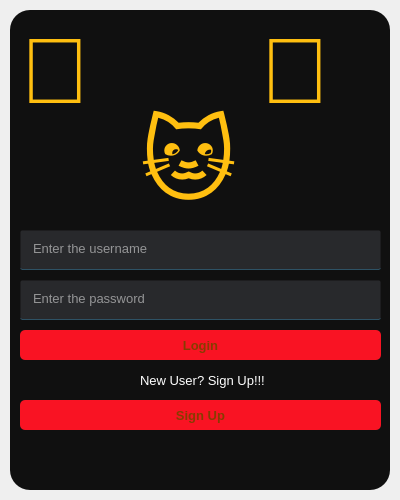
<?xml version="1.0" encoding="UTF-8"?>
<ui version="4.0">
 <class>Form</class>
 <widget class="QWidget" name="Form">
  <property name="geometry">
   <rect>
    <x>0</x>
    <y>0</y>
    <width>400</width>
    <height>500</height>
   </rect>
  </property>
  <property name="windowTitle">
   <string>Form</string>
  </property>
  <widget class="QWidget" name="widget" native="true">
   <property name="geometry">
    <rect>
     <x>10</x>
     <y>10</y>
     <width>380</width>
     <height>480</height>
    </rect>
   </property>
   <property name="font">
    <font>
     <pointsize>10</pointsize>
    </font>
   </property>
   <property name="styleSheet">
    <string notr="true">background-color:rgba(16,16,16,255);
border-radius:20px;</string>
   </property>
   <widget class="QLineEdit" name="tb1">
    <property name="geometry">
     <rect>
      <x>10</x>
      <y>220</y>
      <width>361</width>
      <height>40</height>
     </rect>
    </property>
    <property name="font">
     <font>
      <pointsize>10</pointsize>
     </font>
    </property>
    <property name="styleSheet">
     <string notr="true">background-color:rgba(47,49,52,200);
color:rgb(255,255,255);
border-radius:2px;
padding-left:10px;
border:1px solid rgba(0,0,0,0);
border-bottom-color:rgba(46,82,101,255);
padding-bottom: 3px;
</string>
    </property>
    <property name="placeholderText">
     <string>Enter the username</string>
    </property>
   </widget>
   <widget class="QLineEdit" name="tb2">
    <property name="geometry">
     <rect>
      <x>10</x>
      <y>270</y>
      <width>361</width>
      <height>40</height>
     </rect>
    </property>
    <property name="font">
     <font>
      <pointsize>10</pointsize>
     </font>
    </property>
    <property name="styleSheet">
     <string notr="true">background-color:rgba(47,49,52,200);
color:rgb(255,255,255);
border-radius:2px;
padding-left:10px;
border:1px solid rgba(0,0,0,0);
border-bottom-color:rgba(46,82,101,255);
padding-bottom: 3px;
</string>
    </property>
    <property name="echoMode">
     <enum>QLineEdit::Password</enum>
    </property>
    <property name="placeholderText">
     <string>Enter the password</string>
    </property>
   </widget>
   <widget class="QPushButton" name="b1">
    <property name="geometry">
     <rect>
      <x>10</x>
      <y>320</y>
      <width>361</width>
      <height>30</height>
     </rect>
    </property>
    <property name="font">
     <font>
      <pointsize>10</pointsize>
      <weight>75</weight>
      <bold>true</bold>
     </font>
    </property>
    <property name="styleSheet">
     <string notr="true">QPushButton#b1{
background-color:rgb(249,19,35);
color:rgb(135,60,0);
border-radius:5px;
}

QPushButton#b1:hover{
background-color:rgb(255,255,255);
}</string>
    </property>
    <property name="text">
     <string>Login</string>
    </property>
   </widget>
   <widget class="QLabel" name="label_2">
    <property name="geometry">
     <rect>
      <x>10</x>
      <y>10</y>
      <width>121</width>
      <height>101</height>
     </rect>
    </property>
    <property name="font">
     <font>
      <pointsize>70</pointsize>
     </font>
    </property>
    <property name="styleSheet">
     <string notr="true">color: rgb(255,191,16);</string>
    </property>
    <property name="text">
     <string>🐶</string>
    </property>
   </widget>
   <widget class="QLabel" name="label_4">
    <property name="geometry">
     <rect>
      <x>250</x>
      <y>10</y>
      <width>121</width>
      <height>101</height>
     </rect>
    </property>
    <property name="font">
     <font>
      <pointsize>70</pointsize>
     </font>
    </property>
    <property name="styleSheet">
     <string notr="true">color: rgb(255,191,16);</string>
    </property>
    <property name="text">
     <string>🐶</string>
    </property>
   </widget>
   <widget class="QLabel" name="label_5">
    <property name="geometry">
     <rect>
      <x>130</x>
      <y>100</y>
      <width>121</width>
      <height>101</height>
     </rect>
    </property>
    <property name="font">
     <font>
      <pointsize>70</pointsize>
     </font>
    </property>
    <property name="styleSheet">
     <string notr="true">color: rgb(255,191,16);</string>
    </property>
    <property name="text">
     <string>🐱</string>
    </property>
   </widget>
   <widget class="QLabel" name="label_6">
    <property name="geometry">
     <rect>
      <x>130</x>
      <y>360</y>
      <width>131</width>
      <height>21</height>
     </rect>
    </property>
    <property name="font">
     <font>
      <pointsize>10</pointsize>
     </font>
    </property>
    <property name="styleSheet">
     <string notr="true">color:rgb(255,255,255);
</string>
    </property>
    <property name="text">
     <string>New User? Sign Up!!!</string>
    </property>
   </widget>
   <widget class="QPushButton" name="b2">
    <property name="geometry">
     <rect>
      <x>10</x>
      <y>390</y>
      <width>361</width>
      <height>30</height>
     </rect>
    </property>
    <property name="font">
     <font>
      <pointsize>10</pointsize>
      <weight>75</weight>
      <bold>true</bold>
     </font>
    </property>
    <property name="styleSheet">
     <string notr="true">QPushButton#b2{
background-color:rgb(249,19,35);
color:rgb(135,60,0);
border-radius:5px;
}

QPushButton#b2:hover{
background-color:rgb(255,255,255);
}</string>
    </property>
    <property name="text">
     <string>Sign Up</string>
    </property>
   </widget>
  </widget>
 </widget>
 <resources/>
 <connections/>
</ui>
